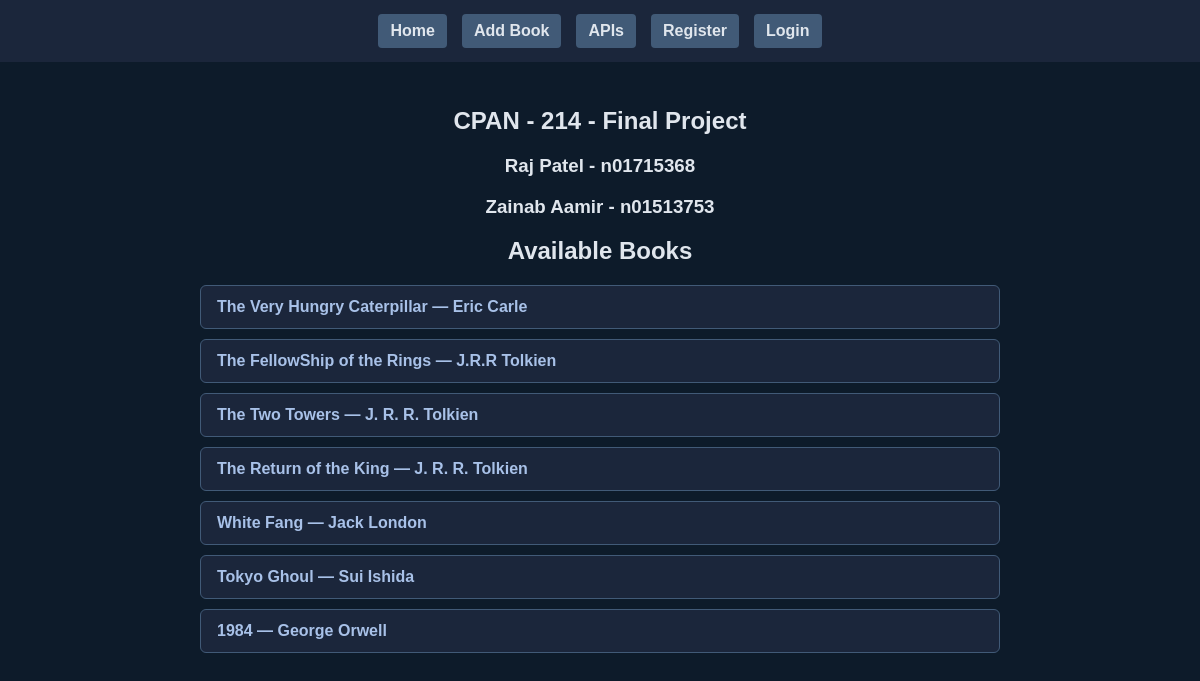
The page / on the database its author committed.
### books/models.py (models this page shows, shortened)
class Book(models.Model):
    title = models.CharField(max_length=255)
    author = models.CharField(max_length=255)
    year = models.IntegerField()
    rating = models.DecimalField(max_digits=3, decimal_places=1)
    description = models.TextField()
    posted_by = models.ForeignKey(User, on_delete=models.CASCADE, null=True, blank=True)
    objects = BookManager()

### books/views.py (the view)
# urls.py: path('', views.homepage, name='homepage'),
def homepage(request):
    books = Book.objects.get_all_books()
    return render(request, 'books/home.html', {'books': books})

### books/models.py (called while the page is built)
    def get_all_books(self):
        return self.all()

### books/templates/books/home.html (shortened to what this page needs)
{% extends 'books/layout.html' %}
{% block content %}
<h2>CPAN - 214 - Final Project</h2>
<h3>Raj Patel - n01715368</h3>
<h3>Zainab Aamir - n01513753</h3>
<h2>Available Books</h2>
<ul>
    {% for book in books %}
        <li>
            <a href="/book/{{ book.id }}" class="book-link">{{ book.title }} — {{ book.author }}</a>
        </li>
    {% empty %}
        <li>No books available yet.</li>
    {% endfor %}
</ul>
{% endblock %}

### books/static/books/styles.css (style rules this page uses)
body { font-family: Arial, sans-serif; background-color: #0d1b2a; color: #e0e6ed; margin: 0; padding: 0; display: flex; flex-direction: column; align-items: center; }
h1, h2, h3 { text-align: center; color: #e0e6ed; }
ul { list-style: none; padding: 0; }
li { background: #1b263b; padding: 12px 16px; border-radius: 6px; margin-bottom: 10px; border: 1px solid #415a77; }
.book-link { color: #a8c1e8; font-weight: bold; text-decoration: none; }

### rows shown on the page
Book: title "The Very Hungry Caterpillar", author "Eric Carle"
Book: title "The FellowShip of the Rings", author "J.R.R Tolkien"
Book: title "The Two Towers", author "J. R. R. Tolkien"
Book: title "The Return of the King", author "J. R. R. Tolkien"
Book: title "White Fang", author "Jack London"
Book: title "Tokyo Ghoul", author "Sui Ishida"
Book: title "1984", author "George Orwell"
